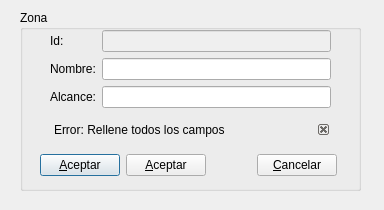
<?xml version="1.0" encoding="UTF-8"?>
<ui version="4.0">
 <class>ezona</class>
 <widget class="QDialog" name="ezona">
  <property name="geometry">
   <rect>
    <x>0</x>
    <y>0</y>
    <width>384</width>
    <height>210</height>
   </rect>
  </property>
  <property name="windowTitle">
   <string>Zona</string>
  </property>
  <widget class="QGroupBox" name="groupBox">
   <property name="geometry">
    <rect>
     <x>20</x>
     <y>10</y>
     <width>341</width>
     <height>181</height>
    </rect>
   </property>
   <property name="title">
    <string>Zona</string>
   </property>
   <widget class="QWidget" name="formLayoutWidget">
    <property name="geometry">
     <rect>
      <x>30</x>
      <y>20</y>
      <width>281</width>
      <height>121</height>
     </rect>
    </property>
    <layout class="QFormLayout" name="formLayout">
     <property name="fieldGrowthPolicy">
      <enum>QFormLayout::AllNonFixedFieldsGrow</enum>
     </property>
     <item row="0" column="0">
      <widget class="QLabel" name="label">
       <property name="text">
        <string>Id:</string>
       </property>
      </widget>
     </item>
     <item row="0" column="1">
      <widget class="QLineEdit" name="a">
       <property name="enabled">
        <bool>false</bool>
       </property>
      </widget>
     </item>
     <item row="1" column="0">
      <widget class="QLabel" name="label_2">
       <property name="text">
        <string>Nombre:</string>
       </property>
      </widget>
     </item>
     <item row="1" column="1">
      <widget class="QLineEdit" name="b">
       <property name="inputMethodHints">
        <set>Qt::ImhNone</set>
       </property>
       <property name="frame">
        <bool>true</bool>
       </property>
      </widget>
     </item>
     <item row="2" column="0">
      <widget class="QLabel" name="label_3">
       <property name="text">
        <string>Alcance:</string>
       </property>
      </widget>
     </item>
     <item row="2" column="1">
      <widget class="QLineEdit" name="c">
       <property name="inputMethodHints">
        <set>Qt::ImhNone</set>
       </property>
      </widget>
     </item>
    </layout>
   </widget>
   <widget class="QDockWidget" name="informacion">
    <property name="geometry">
     <rect>
      <x>30</x>
      <y>110</y>
      <width>281</width>
      <height>20</height>
     </rect>
    </property>
    <property name="minimumSize">
     <size>
      <width>80</width>
      <height>20</height>
     </size>
    </property>
    <property name="maximumSize">
     <size>
      <width>524287</width>
      <height>20</height>
     </size>
    </property>
    <property name="font">
     <font>
      <weight>50</weight>
      <bold>false</bold>
     </font>
    </property>
    <property name="features">
     <set>QDockWidget::DockWidgetClosable</set>
    </property>
    <property name="windowTitle">
     <string>Error: Rellene todos los campos</string>
    </property>
    <widget class="QWidget" name="informacion_3"/>
   </widget>
   <widget class="QWidget" name="horizontalLayoutWidget">
    <property name="geometry">
     <rect>
      <x>20</x>
      <y>140</y>
      <width>297</width>
      <height>30</height>
     </rect>
    </property>
    <layout class="QHBoxLayout" name="horizontalLayout">
     <item>
      <widget class="QPushButton" name="aceptar">
       <property name="text">
        <string>&amp;Aceptar</string>
       </property>
       <property name="icon">
        <iconset resource="pandasoft.qrc">
         <normaloff>:/images/dialog-ok.png</normaloff>:/images/dialog-ok.png</iconset>
       </property>
      </widget>
     </item>
     <item>
      <widget class="QPushButton" name="editar">
       <property name="text">
        <string>&amp;Aceptar</string>
       </property>
       <property name="icon">
        <iconset resource="pandasoft.qrc">
         <normaloff>:/images/dialog-ok.png</normaloff>:/images/dialog-ok.png</iconset>
       </property>
      </widget>
     </item>
     <item>
      <spacer name="horizontalSpacer">
       <property name="orientation">
        <enum>Qt::Horizontal</enum>
       </property>
       <property name="sizeHint" stdset="0">
        <size>
         <width>40</width>
         <height>20</height>
        </size>
       </property>
      </spacer>
     </item>
     <item>
      <widget class="QPushButton" name="cancelar">
       <property name="text">
        <string>&amp;Cancelar</string>
       </property>
       <property name="icon">
        <iconset resource="pandasoft.qrc">
         <normaloff>:/images/dialog-cancel.png</normaloff>:/images/dialog-cancel.png</iconset>
       </property>
      </widget>
     </item>
    </layout>
   </widget>
  </widget>
 </widget>
 <resources>
  <include location="pandasoft.qrc"/>
 </resources>
 <connections>
  <connection>
   <sender>cancelar</sender>
   <signal>clicked()</signal>
   <receiver>ezona</receiver>
   <slot>reject()</slot>
   <hints>
    <hint type="sourcelabel">
     <x>329</x>
     <y>155</y>
    </hint>
    <hint type="destinationlabel">
     <x>387</x>
     <y>233</y>
    </hint>
   </hints>
  </connection>
 </connections>
</ui>
